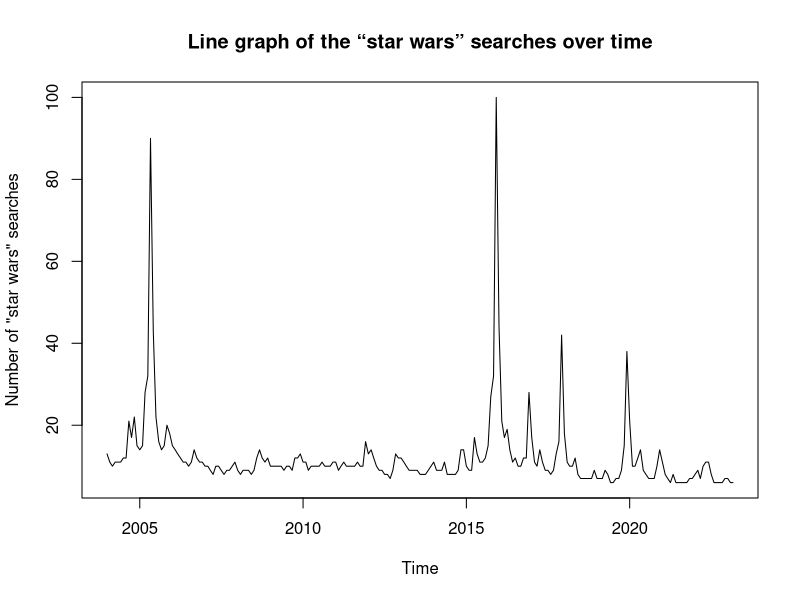
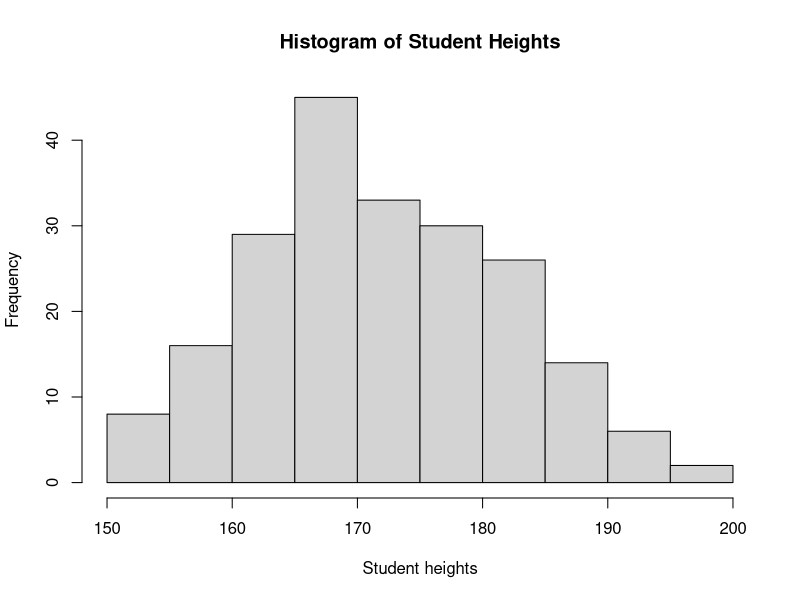
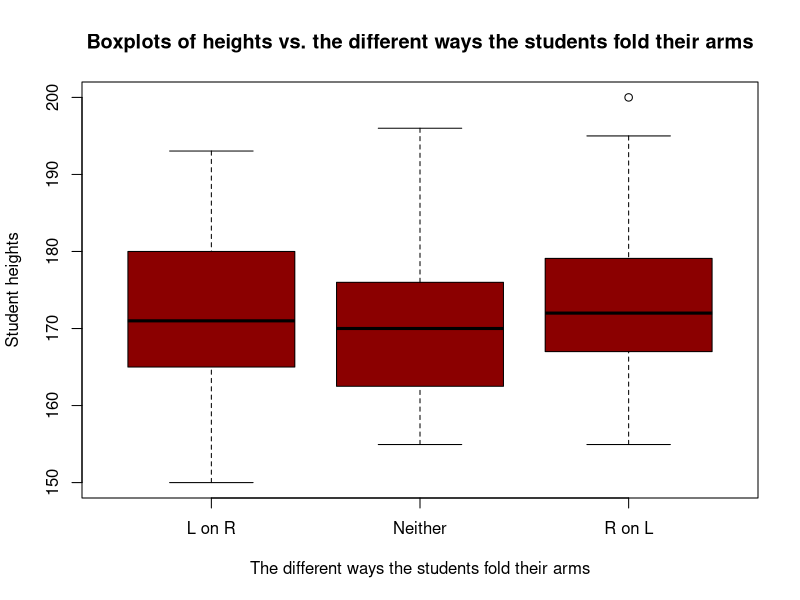
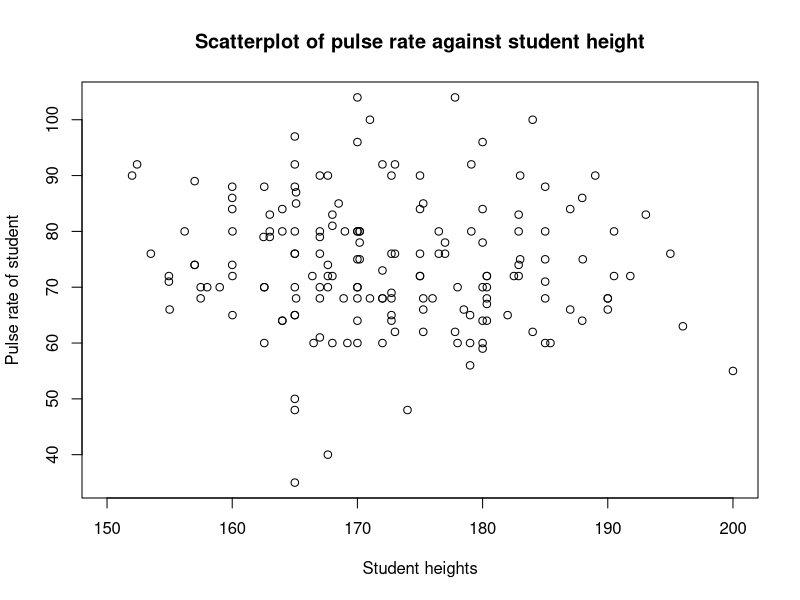
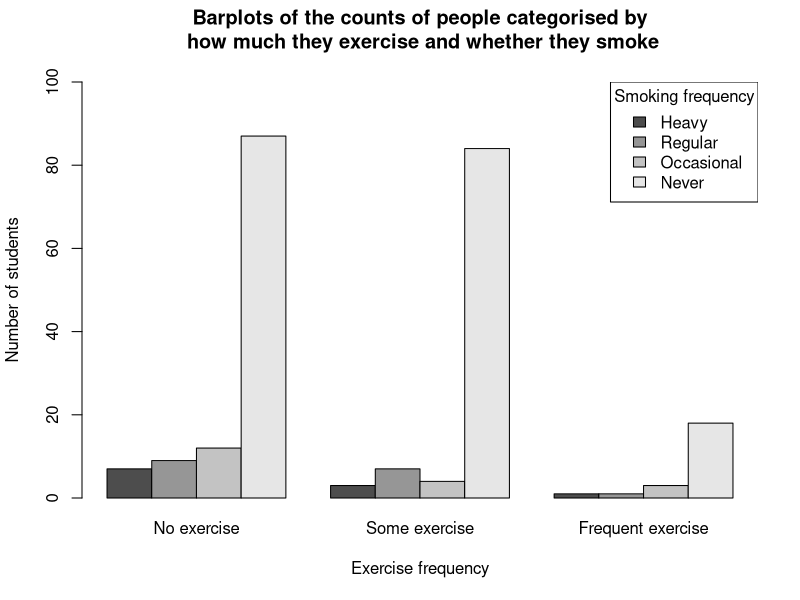

R code for these plots, in order:
## ---- chunk 1
knitr::opts_chunk$set(echo = TRUE)
## ---- chunk 2
a <- c(3,4,1)
a
z <- array(c(-1,1,7,0,6,1), dim = c(3,2))
z
## ---- chunk 3
#The maximum value of a
max(a)
## ---- chunk 4
d <- array(c(a,a), dim = c(3,2))
d
## ---- chunk 5
#The elements of a that are larger than the corresponding elements of the second column of z
ida <- a>z[,2] 
a2 <- a[ida]
a2
## ---- chunk 6
#The sum of the product of z and d
sum(z*d)
## ---- chunk 7
#The product of a and z
a*z
#The product of d and z
d*z
## ---- chunk 8
convert.temperature <- function(x, from="F") {
  if (!is.numeric(x)){
    stop("Temperature must be numeric")
  }
  if (from!="C" & from!="F") {
    stop("Invalid input specification")
  }
  if (from=="F") {
    return((x - 32)*(5/9))
  }  else {
    return((x*(9/5)) + 32)
  }
}
## ---- chunk 9
convert.temperature(20)
convert.temperature(20, from="C")
## ---- chunk 10
convert.temperature(c(0:100), from="C")
## ---- chunk 11
convert.temperature(-273.15, from="C")
## ---- chunk 12
convert.temperature <- function(x, from="F") {
  if (!is.numeric(x)){
    stop("Temperature must be numeric")
  } else if (from!="C" & from!="F") {
    stop("Invalid input specification")
  }
  
  result <- c()
  n <- length(x)
  
  if (from=="F") {
    for (i in 1:n) {
      result[i] <- (x[i] - 32)*(5/9)
      if (result[i] < -273.15) result[i] <- NA
    }
  }  else {
    for (i in 1:n) {
      if (x[i] < -273.15) result[i] <- NA
        else result[i] <- (x[i]*(9/5)) + 32
    }
  }
      if (any(is.na(result))) {
        warning("The temperature must not be below -273.15 Celcius ")
      }
      return(result)
}
## ---- chunk 13
convert.temperature(c(100,0,-100,-200,-300), from="C")
## ---- chunk 14
star <- read.csv("starsearch.csv", skip = 2, header = TRUE)
## ---- chunk 15
nrow(star) #The number of rows of star
ncol(star) #The number of columns of star
## ---- chunk 16
star$Month <- as.Date(paste(star$Month, "01", sep="-"), format = "%Y-%m-%d")
## ---- chunk 17
plot(star$Month, star$star.wars...Worldwide., type="l", xlab = "Time", ylab = 'Number of "star wars" searches', main = 'Line graph of the “star wars” searches over time')
## ---- chunk 18
maxvalue <- function(n,x,y) {
  max.search <- 0
  m<- ""
  for (i in 1:nrow(star)) {
    if ((format(star$Month[i],"%Y") >= x) & (format(star$Month[i],"%Y") <= y)) {
      if (max.search < star$star.wars...Worldwide.[i]) {
        max.search <- star$star.wars...Worldwide.[i]
        m <- star$Month[i]
      }
    }
  }
  paste0("peak ",n,": (month = ",m,", number of searches = ", max.search, ")" )
}
## ---- chunk 19
maxvalue(1,"2004","2010")
maxvalue(2,"2010","2023")
## ---- chunk 20
#The months where there were more ‘star trek’ searches than ‘star wars’ searches
star$Month[star$star.trek...Worldwide.>star$star.wars...Worldwide.]
## ---- chunk 21
x <- c(1,2,3)
y <- c(-4,2,8)
## ---- chunk 22
x=y
x
y
## ---- chunk 23
x <- c(1,2,3)
y <- c(-4,2,8)
## ---- chunk 24
x==y
## ---- chunk 25
x<-y
x
y
## ---- chunk 26
x <- c(1,2,3)
y <- c(-4,2,8)
## ---- chunk 27
x<(-y)
## ---- chunk 28
library(MASS)
hist(survey$Height, xlab = "Student heights", main = "Histogram of Student Heights")
## ---- chunk 29
boxplot(split(survey$Height, survey$Fold), xlab = "The different ways the students fold their arms", ylab = "Student heights", main = "Boxplots of heights vs. the different ways the students fold their arms", col = "dark red")
## ---- chunk 30
plot(survey$Height, survey$Pulse, xlab = "Student heights", ylab = "Pulse rate of student", main = "Scatterplot of pulse rate against student height")
## ---- chunk 31
survey$Exer <- factor(survey$Exer, levels = c("Freq","Some","None"),labels = c("No exercise","Some exercise","Frequent exercise"))
survey$Smoke <- factor(survey$Smoke, levels = c("Heavy","Regul","Occas","Never"), labels = c("Heavy","Regular","Occasional","Never"))

barplot(table(survey$Smoke, survey$Exer), beside=TRUE,
        xlab="Exercise frequency", ylab="Number of students", main = "Barplots of the counts of people categorised by\n how much they exercise and whether they smoke\n", ylim=c(0,100), col=grey.colors(4))
legend("topright", legend=levels(survey$Smoke), title = "Smoking frequency", fill=grey.colors(4))
## ---- chunk 32
#ChatGPT initial release
ChatGPT.init <- ISOdate(2022,11,30)
  
#Day of the week when ChatGPT was first released
weekdays(ChatGPT.init)
## ---- chunk 33
#Date and time when the Titanic set sail from Southampton (UK time zone) 
Titanic.SetSail.UK <- "10-04-1912 12:00:00" #“Europe/London” time zone

#Diffence between the two time zones (hour)
dif <- round(as.numeric(as.POSIXct(Titanic.SetSail.UK, tz="US/Eastern") - as.POSIXct(Titanic.SetSail.UK, tz = "Europe/London")))

#Diffence between the two time zones (second)
dif <- dif*60*60

#Date and time when the Titanic set sail from Southampton (US time zone)
as.POSIXct(Titanic.SetSail.UK, format = "%d-%m-%Y %H:%M:%S", tz = "US/Eastern") + dif

